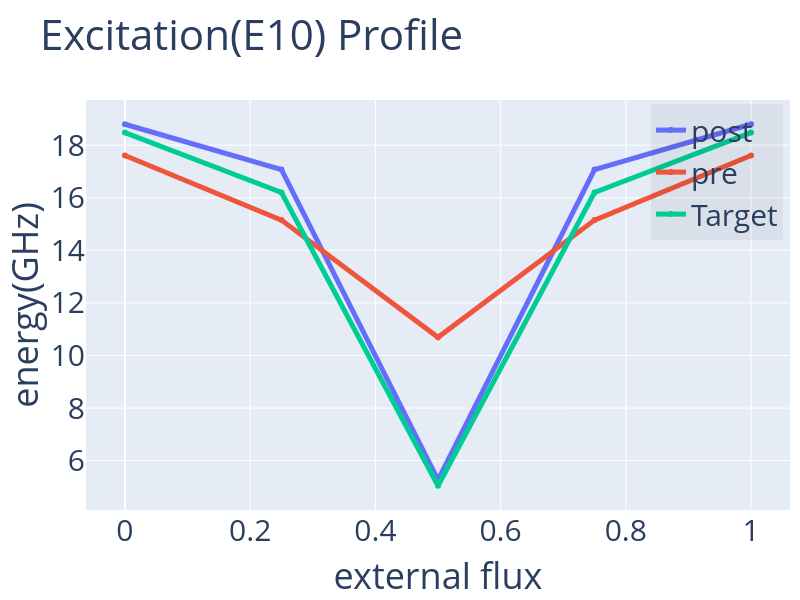

The cell this chart's notebook holds for it:
### Markdown cell above
# Circuit Comparison

### Code cell
# compare energy excitation E (1->0) pre- and post-optimization
plot = {'post':post_Ex[1],'pre':pre_Ex[1],'Target':target['E10']}
plotCompare(flux_range,plot,
            'Excitation(E10) Profile','external flux','energy(GHz)',export='pdf',size=(600,800))

### Figure 1 — Plotly figure (JSON) as saved in the notebook; plotly's stock layout.template omitted (floating-point values rounded to 4 significant figures)
{"data": [{"line": {"width": 5}, "name": "post", "type": "scatter", "x": [0.0, 0.25, 0.5, 0.75, 1.0], "y": [18.8, 17.07, 5.263, 17.07, 18.8]}, {"line": {"width": 5}, "name": "pre", "type": "scatter", "x": [0.0, 0.25, 0.5, 0.75, 1.0], "y": [17.61, 15.15, 10.69, 15.15, 17.61]}, {"line": {"width": 5}, "name": "Target", "type": "scatter", "x": [0.0, 0.25, 0.5, 0.75, 1.0], "y": [18.48, 16.2, 5.044, 16.2, 18.48]}], "layout": {"font": {"size": 30}, "height": 600, "legend": {"bgcolor": "rgba(0,0,0,.05)", "x": 0.99, "xanchor": "right", "y": 0.99, "yanchor": "top"}, "margin": {"r": 10, "t": 100}, "showlegend": true, "title": {"text": "Excitation(E10) Profile"}, "width": 800, "xaxis": {"title": {"text": "external flux"}}, "yaxis": {"title": {"text": "energy(GHz)"}}}}
